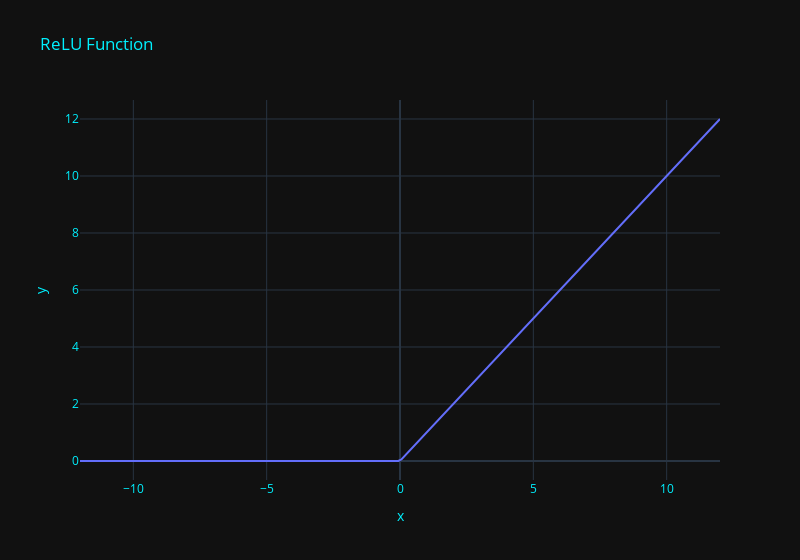

The code cell stored with this chart in its notebook:
### Code cell
z  = np.linspace(-12, 12, 200)
fig = px.line(x = z, y = relu(z)[0], title = 'ReLU Function', template = "plotly_dark")
fig.update_layout(
    title_font_color = "#00F1FF",
    xaxis = dict(color = "#00F1FF"),
    yaxis = dict(color = "#00F1FF"), 
    width = 800
)
fig.show()

### Figure 1 — Plotly figure (JSON) as saved in the notebook; plotly's stock layout.template omitted (floating-point values rounded to 4 significant figures; data arrays with more than 128 entries replaced by an {"elided": "..."} marker saying what was removed)
{"data": [{"hovertemplate": "x=%{x}<br>y=%{y}<extra></extra>", "legendgroup": "", "line": {"color": "#636efa", "dash": "solid"}, "marker": {"symbol": "circle"}, "mode": "lines", "name": "", "orientation": "v", "showlegend": false, "type": "scatter", "x": {"elided": "200 float values"}, "xaxis": "x", "y": {"elided": "200 float values"}, "yaxis": "y"}], "layout": {"legend": {"tracegroupgap": 0}, "title": {"font": {"color": "#00F1FF"}, "text": "ReLU Function"}, "width": 800, "xaxis": {"anchor": "y", "color": "#00F1FF", "domain": [0, 1], "title": {"text": "x"}}, "yaxis": {"anchor": "x", "color": "#00F1FF", "domain": [0, 1], "title": {"text": "y"}}}}
